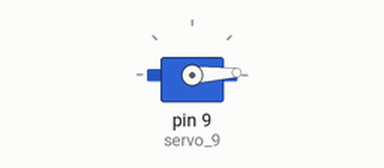
Simulated run of this sketch. Board: Arduino Uno, built with avr-gcc and run on an emulated ATmega328P. On the bench: servo.

Above: at 0.05 s.
At 1.3 s:
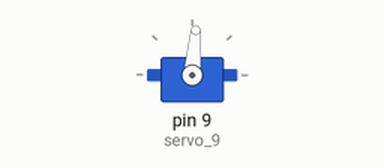
At 2.6 s:
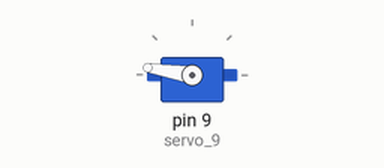
At 5.2 s:
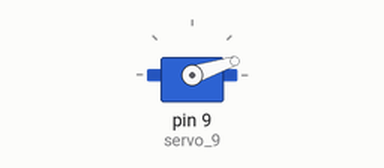
Timing chart, 0 to 7.1 s (numbered marks = the images above):
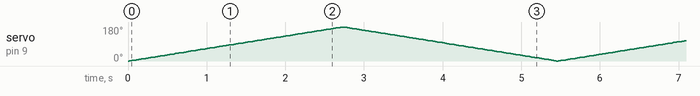

The sketch:

Servo.ino
```cpp
#include <Servo.h>

int i;

int j;

Servo servo_9;

void setup()
{
  servo_9.attach(9);

}


void loop()
{
  for (i = 0; i <= 180; i++) {
    servo_9.write(i);
    delay(15);
  }
  for (j = 180; j >= 0; j--) {
    servo_9.write(j);
    delay(15);
  }

}
```
